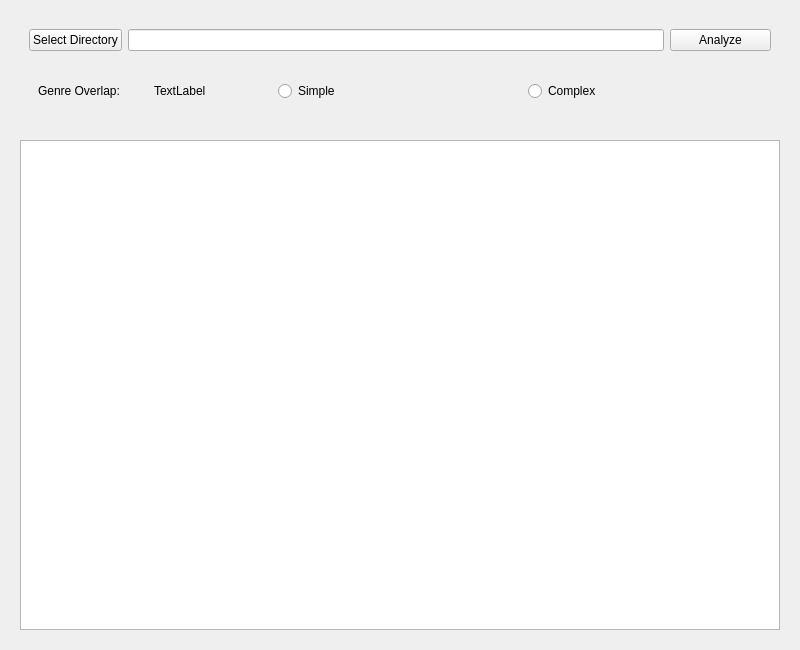
<?xml version="1.0" encoding="UTF-8"?>
<ui version="4.0">
 <class>Form</class>
 <widget class="QWidget" name="Form">
  <property name="geometry">
   <rect>
    <x>0</x>
    <y>0</y>
    <width>800</width>
    <height>650</height>
   </rect>
  </property>
  <property name="windowTitle">
   <string>Form</string>
  </property>
  <layout class="QVBoxLayout" name="verticalLayout_2">
   <item>
    <widget class="QWidget" name="widget_3" native="true">
     <layout class="QVBoxLayout" name="verticalLayout">
      <item>
       <widget class="QWidget" name="widget" native="true">
        <layout class="QHBoxLayout" name="horizontalLayout">
         <item>
          <widget class="QPushButton" name="pushButton_select">
           <property name="text">
            <string>Select Directory</string>
           </property>
          </widget>
         </item>
         <item>
          <widget class="QLineEdit" name="lineEdit_directory"/>
         </item>
         <item>
          <widget class="QPushButton" name="pushButton_analyze">
           <property name="minimumSize">
            <size>
             <width>101</width>
             <height>22</height>
            </size>
           </property>
           <property name="text">
            <string>Analyze</string>
           </property>
          </widget>
         </item>
        </layout>
       </widget>
      </item>
      <item>
       <widget class="QWidget" name="widget_2" native="true">
        <layout class="QHBoxLayout" name="horizontalLayout_2">
         <item>
          <widget class="QWidget" name="widget_5" native="true">
           <layout class="QHBoxLayout" name="horizontalLayout_4">
            <item>
             <widget class="QLabel" name="genre_overlap_static">
              <property name="text">
               <string>Genre Overlap:</string>
              </property>
             </widget>
            </item>
            <item>
             <widget class="QLabel" name="genre_overlap_value">
              <property name="text">
               <string>TextLabel</string>
              </property>
             </widget>
            </item>
           </layout>
          </widget>
         </item>
         <item>
          <widget class="QRadioButton" name="radioButton">
           <property name="text">
            <string>Simple</string>
           </property>
          </widget>
         </item>
         <item>
          <widget class="QRadioButton" name="radioButton_complex">
           <property name="text">
            <string>Complex</string>
           </property>
          </widget>
         </item>
        </layout>
       </widget>
      </item>
     </layout>
    </widget>
   </item>
   <item>
    <widget class="QWidget" name="widget_4" native="true">
     <layout class="QHBoxLayout" name="horizontalLayout_3">
      <item>
       <widget class="QTableView" name="tableView_results"/>
      </item>
     </layout>
    </widget>
   </item>
  </layout>
 </widget>
 <resources/>
 <connections/>
</ui>
